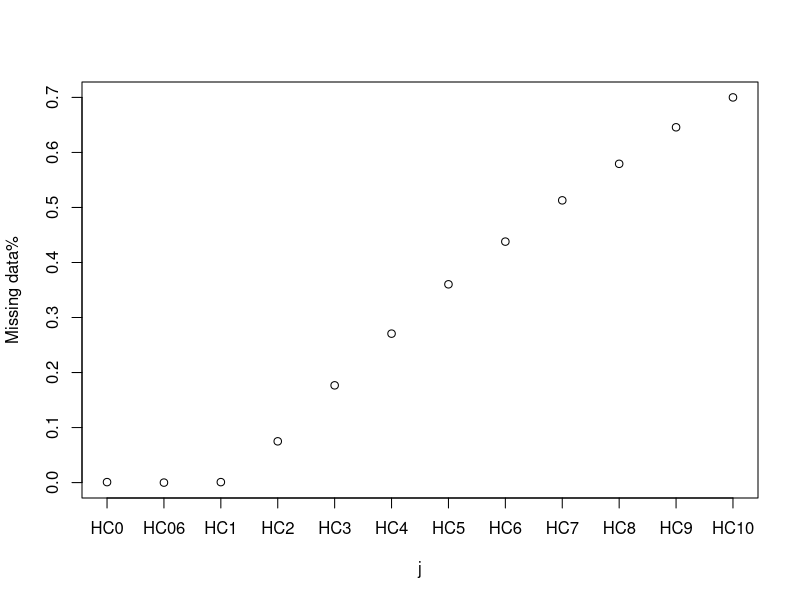
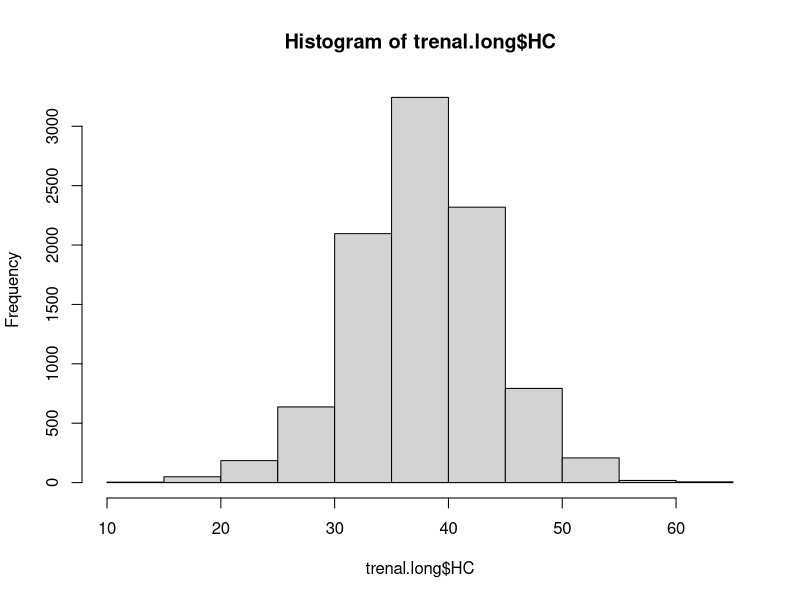
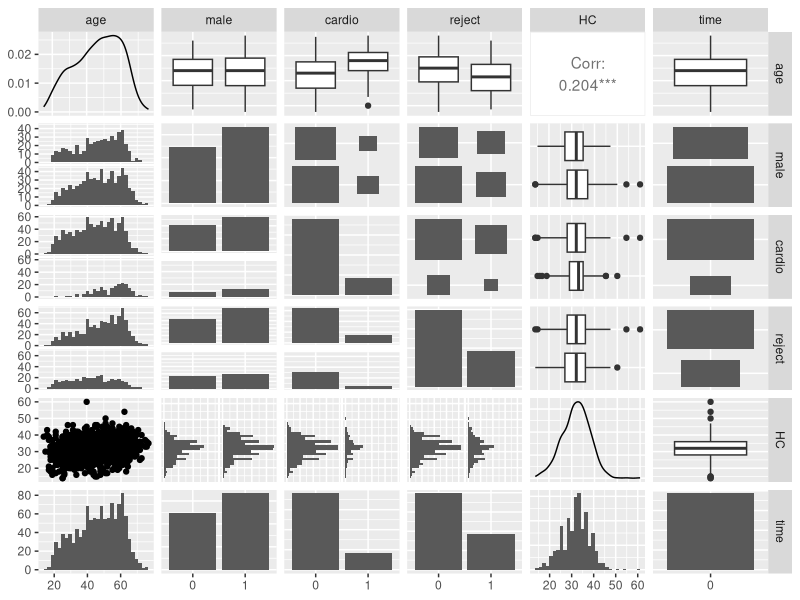
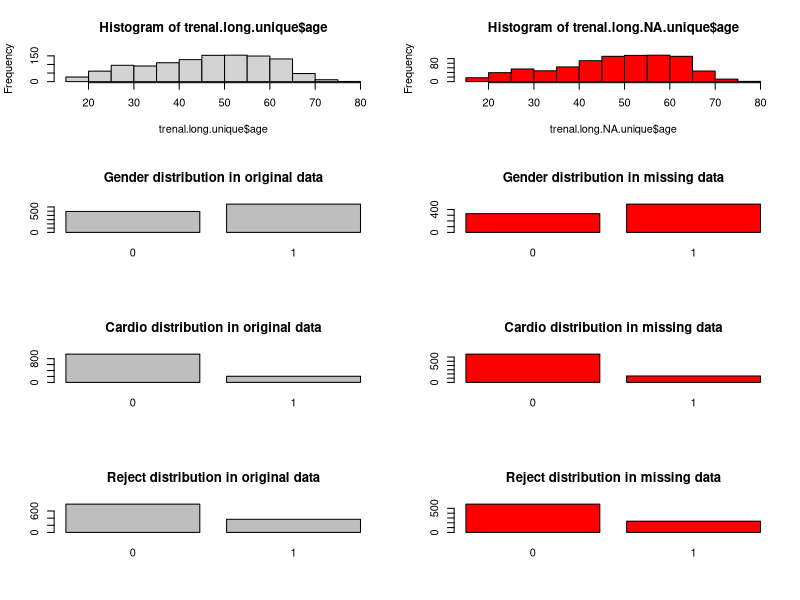

These figures' R source, in order:
# This is my question on long table and wide table transform:
library(readxl)
trenal <- read_excel("Trenal.XLS") # summary(trenal)
trenal= trenal[,-18] #remove a noninformative column const

# Continuous or discrete variables
trenal$id = as.factor(trenal$id)
trenal$j = as.factor(trenal$j)
trenal$time = as.factor(trenal$time)
trenal$male = as.factor(trenal$male)
trenal$cardio = as.factor(trenal$cardio)
trenal$reject = as.factor(trenal$reject)

# Change the name of respons
colnames(trenal)[19] <- "HC"

trenal.long = trenal[,13:20] # long table form

# Remove j
trenal.long = trenal.long[,-6]
trenal.long.unique <- trenal.long[match( unique(trenal.long$id), trenal.long$id),]
trenal.long.noNA <- na.omit(trenal.long)# reordered

# Wide table form?
trenal.wide = as.data.frame(subset(trenal,trenal$j=="1"))[,1:18] # 1160 x 18

# Analyse the NA values descriptively
## First to collect how many NAs are in HC0, Hc0.5, Hc1, ..., Hc 10
Hc.NA = numeric(12)
for (i in c(1:12)) {
  Hc.NA[i] = sum(is.na(trenal.wide[,i]))
}
# 1   0   1  87 205 314 418 508 595 672 749 812
# The number of missing data / the ideal case have all meassurements for everyone
missingdata.percentage = Hc.NA/1160
plot(missingdata.percentage,xaxt="n",xlab ="j",ylab="Missing data%")
axis(side=1,at=c(1,2,3,4,5,6,7,8,9,10,11,12),labels=colnames(trenal.wide)[1:12])
# Conclusion could be at the first three measurements, there are almost full data
# More people tends to miss the measurements when time increases

##Second  We can extract all NA data from the long table to analyse their construction
trenal.long.NA = trenal.long[is.na(trenal.long$HC),]
#t = unique(trenal.long.NA$id) # 821 individuals
trenal.long.NA.unique <- trenal.long.NA[match( unique(trenal.long.NA$id), trenal.long.NA$id),]
summary(trenal.long.NA.unique)

## Conclusion, For the missing data, we can see that 
png(file="MissingValueAnalysis.png",
    width=600, height=1200)
par(mfrow=c(4,2))
## age 
hist(trenal.long.unique$age,title="Age distribution in original data")
hist(trenal.long.NA.unique$age,col="red",title="Age distribution in missing data")

## male
plot(trenal.long.unique$male)
title(main="Gender distribution in original data")
plot(trenal.long.NA.unique$male,col="red")
title(main="Gender distribution in missing data")

## cardio
plot(trenal.long.unique$cardio)
title(main="Cardio distribution in original data")
plot(trenal.long.NA.unique$cardio,col="red")
title(main="Cardio distribution in missing data")

## reject
#hist(as.numeric(trenal.long.NA.unique$reject),freq=FALSE,main="Histogram Plot for reject",xaxt="n")
#axis(side=1,at=c(0,1),labels=c("not reject","reject"))
plot(trenal.long.unique$reject)
title(main="Reject distribution in original data")
plot(trenal.long.NA.unique$reject,col="red") 
title(main="Reject distribution in missing data")
dev.off()

# Data exploration before fitting models
# Univariate summaries
# Plot histogram of the continuous variables
hist(trenal.long$HC,title="HC distribution in original data")
# Bivariate summaries
library(ggplot2)
library(GGally)
gg <- ggpairs(data=trenal.long.unique[,2:7])
gg
# Relationships between categorical variables and continuous variables can be illustrated with
# side-by-side boxplots or stacked histograms
# These observed trends can be supported with summary statistics generated by subgroup
# The diagonal illustrates the distribution of each variable
# using density curves for continuous variables and a var chart for categorical variable.

